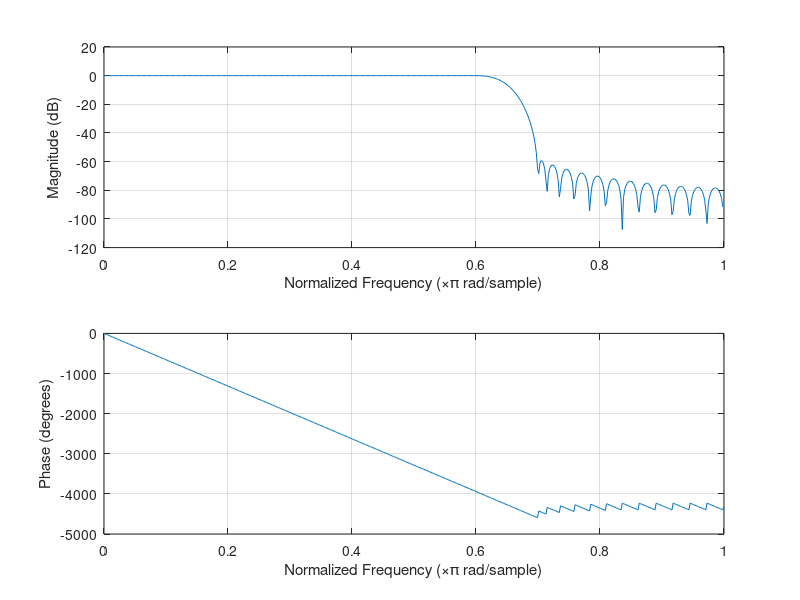

This chart was generated by the following MATLAB code:
%% Kasier Window
delta=0.001;
A=-20*log10(delta);
beta=0.1102*(A-8.7);
M=ceil((A-8)/(2.285*0.1*pi))
w1=kaiser(M+1,beta);
b=fir1(73,0.65,w1);
freqz(b,1);